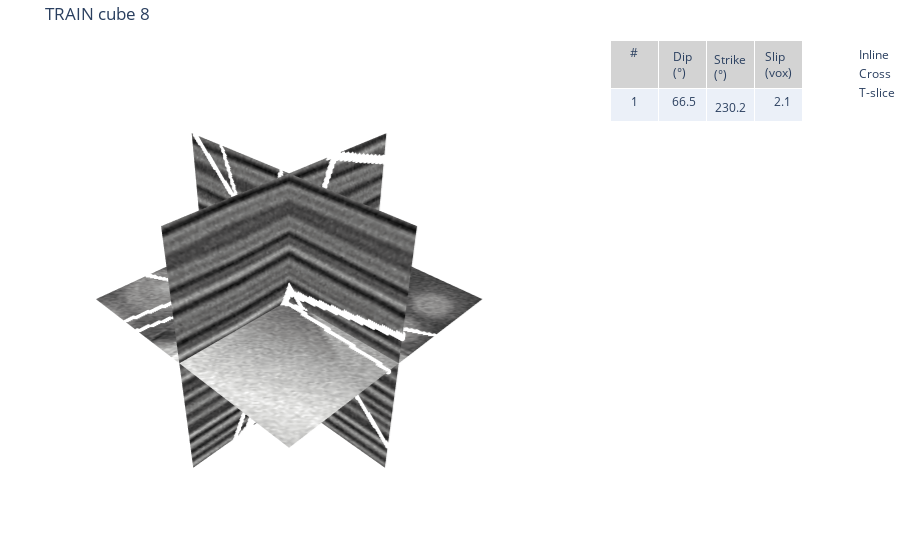

Notebook code cell kept with this figure:
### Code cell
show_fault_cube("train")          # random training cube or show_fault_cube("train", idx=42) # specific cube if you know the index

### Figure 1 — Plotly figure (JSON) as saved in the notebook; plotly's stock layout.template omitted (floating-point values rounded to 4 significant figures; data arrays with more than 128 entries replaced by an {"elided": "..."} marker saying what was removed)
{"data": [{"colorscale": [[0, "rgb(0, 0, 0)"], [0.09091, "rgb(16, 16, 16)"], [0.1818, "rgb(38, 38, 38)"], [0.2727, "rgb(59, 59, 59)"], [0.3636, "rgb(81, 80, 80)"], [0.4545, "rgb(102, 101, 101)"], [0.5455, "rgb(124, 123, 122)"], [0.6364, "rgb(146, 146, 145)"], [0.7273, "rgb(171, 171, 170)"], [0.8182, "rgb(197, 197, 195)"], [0.9091, "rgb(224, 224, 223)"], [1, "rgb(254, 254, 253)"]], "scene": "scene", "showscale": false, "surfacecolor": {"elided": "128x128 int values"}, "type": "surface", "x": {"elided": "128x128 int values"}, "y": {"elided": "128x128 int values"}, "z": {"elided": "128x128 int values"}}, {"colorscale": [[0, "rgb(0, 0, 0)"], [0.09091, "rgb(16, 16, 16)"], [0.1818, "rgb(38, 38, 38)"], [0.2727, "rgb(59, 59, 59)"], [0.3636, "rgb(81, 80, 80)"], [0.4545, "rgb(102, 101, 101)"], [0.5455, "rgb(124, 123, 122)"], [0.6364, "rgb(146, 146, 145)"], [0.7273, "rgb(171, 171, 170)"], [0.8182, "rgb(197, 197, 195)"], [0.9091, "rgb(224, 224, 223)"], [1, "rgb(254, 254, 253)"]], "scene": "scene", "showscale": false, "surfacecolor": {"elided": "128x128 int values"}, "type": "surface", "x": {"elided": "128x128 int values"}, "y": {"elided": "128x128 int values"}, "z": {"elided": "128x128 int values"}}, {"colorscale": [[0, "rgb(0, 0, 0)"], [0.09091, "rgb(16, 16, 16)"], [0.1818, "rgb(38, 38, 38)"], [0.2727, "rgb(59, 59, 59)"], [0.3636, "rgb(81, 80, 80)"], [0.4545, "rgb(102, 101, 101)"], [0.5455, "rgb(124, 123, 122)"], [0.6364, "rgb(146, 146, 145)"], [0.7273, "rgb(171, 171, 170)"], [0.8182, "rgb(197, 197, 195)"], [0.9091, "rgb(224, 224, 223)"], [1, "rgb(254, 254, 253)"]], "scene": "scene", "showscale": false, "surfacecolor": {"elided": "128x128 int values"}, "type": "surface", "x": {"elided": "128x128 int values"}, "y": {"elided": "128x128 int values"}, "z": {"elided": "128x128 int values"}}, {"marker": {"color": "white", "size": 2}, "mode": "markers", "name": "Inline", "type": "scatter3d", "x": {"elided": "865 int values"}, "y": {"elided": "865 int values"}, "z": {"elided": "865 int values"}}, {"marker": {"color": "white", "size": 2}, "mode": "markers", "name": "Cross", "type": "scatter3d", "x": {"elided": "658 int values"}, "y": {"elided": "658 int values"}, "z": {"elided": "658 int values"}}, {"marker": {"color": "white", "size": 2}, "mode": "markers", "name": "T-slice", "type": "scatter3d", "x": {"elided": "562 int values"}, "y": {"elided": "562 int values"}, "z": {"elided": "562 int values"}}, {"cells": {"align": "center", "values": [[1], [" 66.5"], [" 230.2"], ["   2.1"]]}, "domain": {"x": [0.76, 1], "y": [0, 1]}, "header": {"align": "center", "fill": {"color": "#d3d3d3"}, "values": ["#", "Dip (°)", "Strike (°)", "Slip (vox)"]}, "type": "table"}], "layout": {"margin": {"b": 0, "l": 0, "r": 0, "t": 40}, "scene": {"aspectmode": "data", "domain": {"x": [0, 0.72], "y": [0, 1]}, "xaxis": {"visible": false}, "yaxis": {"visible": false}, "zaxis": {"visible": false}}, "title": {"text": "TRAIN cube 8"}}}
